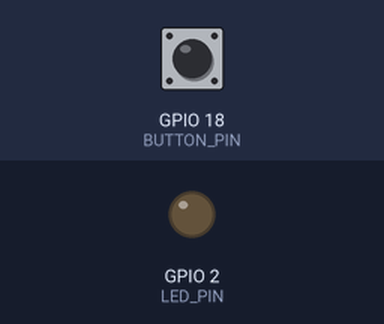
Bench run of a sketch on a simulated ESP32. On the bench: output pins drawn as LEDs (lit = HIGH). The test bench sets the inputs (shaded band); at power-on: GPIO 18 (BUTTON_PIN) HIGH.

Above: at 1.2 s.
1.3 s: GPIO 18 (BUTTON_PIN) pulled LOW for 0.15 s
At 1.37 s:
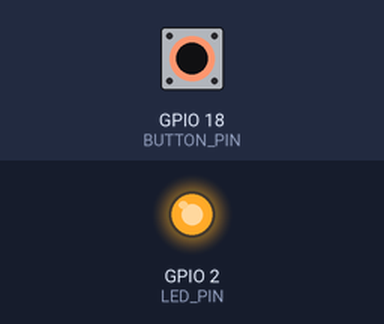
2.9 s: GPIO 18 (BUTTON_PIN) pulled LOW for 3.2 s
At 7.3 s:
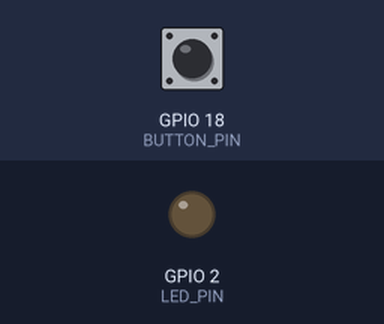
Timing chart, 0 to 8.8 s (numbered marks = the images above; inputs shaded):
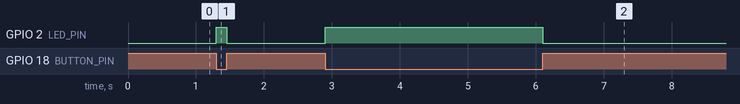

Measured:
- after the input at 1.3 s, GPIO 2 (LED_PIN): LOW → HIGH at once, → LOW 0.15 s later
- after the input at 2.9 s, GPIO 2 (LED_PIN): LOW → HIGH at once, → LOW 3.2 s later

The sketch:

button_18_led_2.ino
```cpp
#define BUTTON_PIN 18
#define LED_PIN 2  // The blue LED is connected to GPIO 2 on most ESP32 boards

void setup() {
  // Initialize the button pin as an input with an internal pull-up resistor
  pinMode(BUTTON_PIN, INPUT_PULLUP);

  // Initialize the LED pin as an output
  pinMode(LED_PIN, OUTPUT);

  // Turn off the LED initially
  digitalWrite(LED_PIN, LOW);
}

void loop() {
  // Read the state of the button
  int buttonState = digitalRead(BUTTON_PIN);

  // If the button is pressed (LOW because of the internal pull-up resistor)
  if (buttonState == LOW) {
    // Turn on the LED
    digitalWrite(LED_PIN, HIGH);
  } else {
    // Turn off the LED
    digitalWrite(LED_PIN, LOW);
  }
}
```
